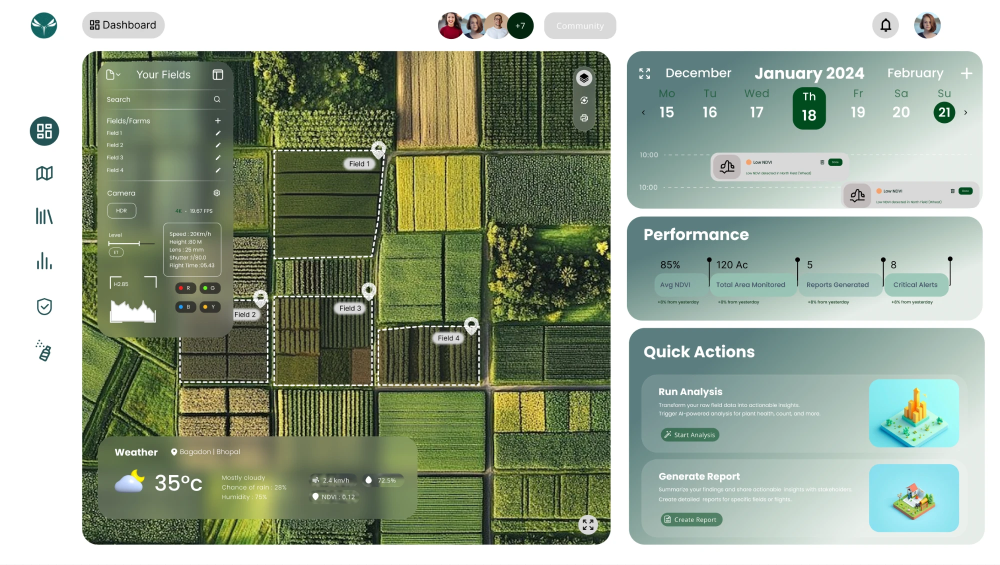
#> input picture references/dashboard/dashboard.webp, 2000 x 1130 px (shown at 1/2 size)
$ python make_field.py
#> lines starting #> are read from the running program, lines starting #| are printed output that depends on the picture; after the words box and inside, x2 and y2 are one past the last pixel; in counts of white or black regions, pixels touching at a corner belong together
#!/usr/bin/env python3
"""Sample-field images for the website's RGB / NDVI demo, from the aerial imagery in the Aviac dashboard screenshot.

RGB is the photo itself. NDVI is estimated from it (visible-band greenness, which tracks NDVI on this kind of scene),
mapped on the dashboard's NDVI ramp, with one stressed patch added that the RGB photo does not show.
The NDVI here is an illustration; real NDVI comes from the camera's red and NIR bands.
"""
import os
import numpy as np
from PIL import Image, ImageFilter

REPO = os.path.abspath(os.path.join(os.path.dirname(__file__), "..", ".."))
OUT = os.path.join(REPO, "website", "src", "assets", "img")
im = Image.open(os.path.join(REPO, "references", "dashboard", "dashboard.webp")).convert("RGB").crop((780, 250, 1145, 630))
im = im.resize((im.width * 3, im.height * 3), Image.LANCZOS).filter(ImageFilter.UnsharpMask(radius=2, percent=60, threshold=2))
#> im: PIL image 1095x1140 RGB
im.save(os.path.join(OUT, "field_rgb.jpg"), quality=88, optimize=True, progressive=True)
a = np.asarray(im).astype(np.float32) / 255.0
r, g, b = a[..., 0], a[..., 1], a[..., 2]
# vegetation signal for this RGB scene: green-dominant and not bright-yellow; dense canopy reads high, bare ground low
mx = np.maximum(np.maximum(r, g), b); mn = np.minimum(np.minimum(r, g), b)
#> after `mx = np.maximum(np.maximum(r, g), b)`:
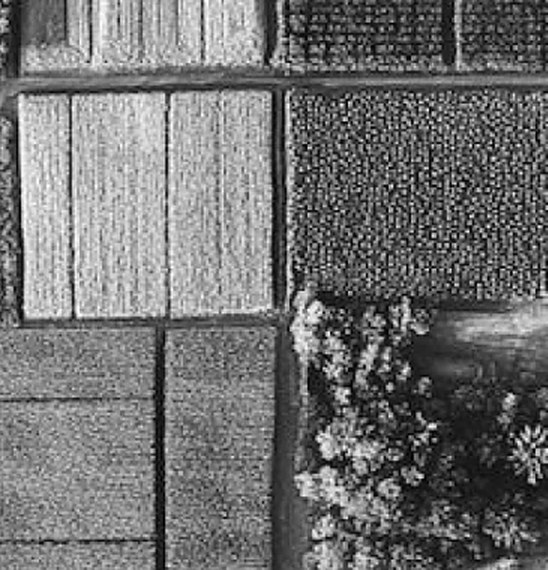
#> mx: shape (1140, 1095) float32 (shown at 1/2 size); min 0, max 1, mean 0.443
sat = (mx - mn) / (mx + 1e-3)
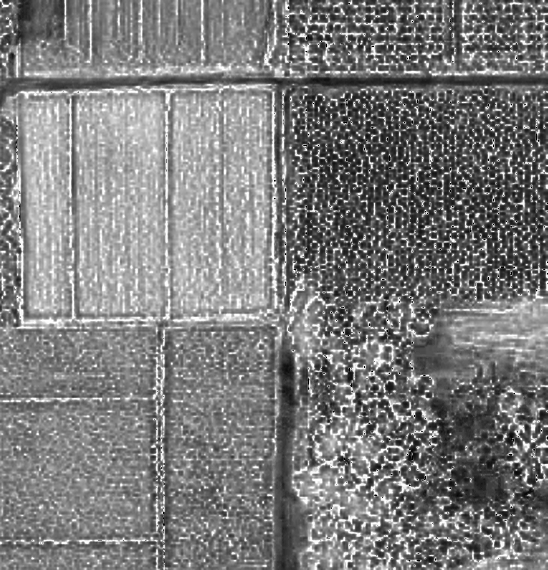
#> sat: shape (1140, 1095) float32 (shown at 1/2 size); min 0, max 0.998, mean 0.486
greenish = np.clip((g - r) / (g + r + 1e-3) * 4.0 + 0.5, 0, 1)    # 0 for brown/yellow, 1 for green
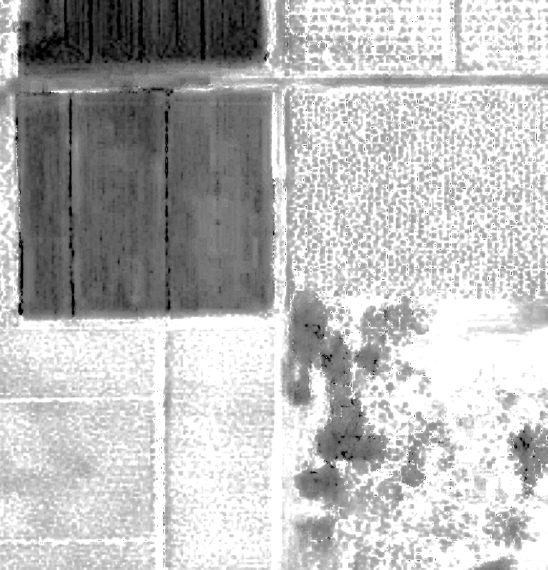
#> greenish: shape (1140, 1095) float32 (shown at 1/2 size); min 0, max 1, mean 0.729
v = np.clip(0.25 + 0.65 * greenish * (0.5 + 0.5 * sat) + 0.15 * (1 - mx), 0, 1)
v = np.where((r > 0.55) & (g > 0.55) & (b < 0.35), 0.48 + 0.1 * greenish, v)   # flowering mustard: moderate vigour
v = np.asarray(Image.fromarray((v * 255).astype(np.uint8)).filter(ImageFilter.GaussianBlur(3))).astype(np.float32) / 255.0
H, W = v.shape
#> H = 1140; W = 1095
yy, xx = np.mgrid[0:H, 0:W]
cx, cy, rad = W * 0.72, H * 0.30, W * 0.12                       # the stressed patch, inside the dark crop at top right
#> cx = 788.4; cy = 342; rad = 131.4
d = np.sqrt(((xx - cx) / rad) ** 2 + ((yy - cy) / (rad * 0.8)) ** 2)
v = v - 0.6 * np.clip(1 - d, 0, 1) ** 1.3
v = np.clip(v, 0, 1)
stops = [(0.10, (150, 92, 60)), (0.35, (214, 170, 70)), (0.55, (196, 205, 90)), (0.72, (96, 170, 78)), (0.92, (22, 104, 58))]
out = np.zeros((H, W, 3), np.float32)
for (a0, c0), (a1, c1) in zip(stops[:-1], stops[1:]):
    m = (v >= a0) & (v <= a1)
    k = ((v - a0) / (a1 - a0))[..., None]
    out[m] = (np.array(c0) + (np.array(c1) - np.array(c0)) * k)[m]
#> this loop made 4 passes
#> pass 1, `m = (v >= a0) & (v <= a1)`:
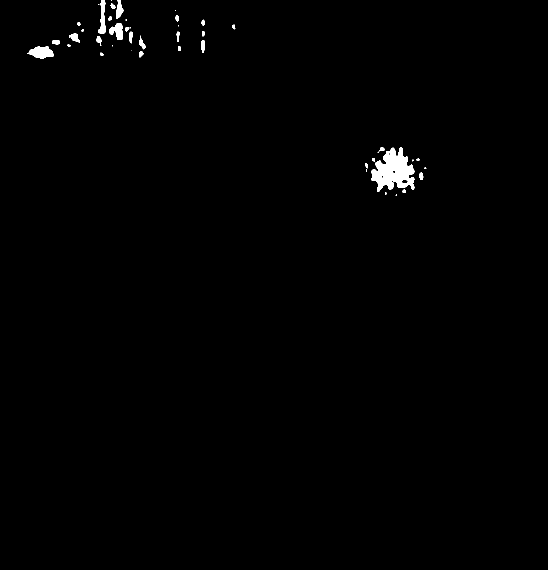
#> m: shape (1140, 1095) bool (shown at 1/2 size); 0.72% white; 46 white regions (15 under 20 px), largest, box (x1, y1, x2, y2) and area: (743, 294, 829, 384) 4593, (54, 92, 108, 118) 878, (196, 0, 211, 67) 589
#> pass 1, `k = ((v - a0) / (a1 - a0))[..., None]`:
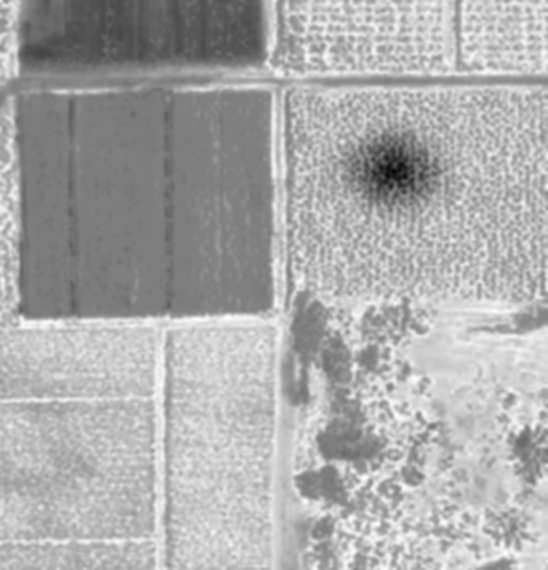
#> k: shape (1140, 1095, 1) float64 (shown at 1/2 size); min -0.118, max 3.49, mean 2.3; drawn with min black and max white
out[v < stops[0][0]] = stops[0][1]
out[v > stops[-1][0]] = stops[-1][1]
shade = (0.82 + 0.18 * (a.mean(axis=2) / max(1e-3, a.mean())))[..., None]   # keep the photo's texture under the colour
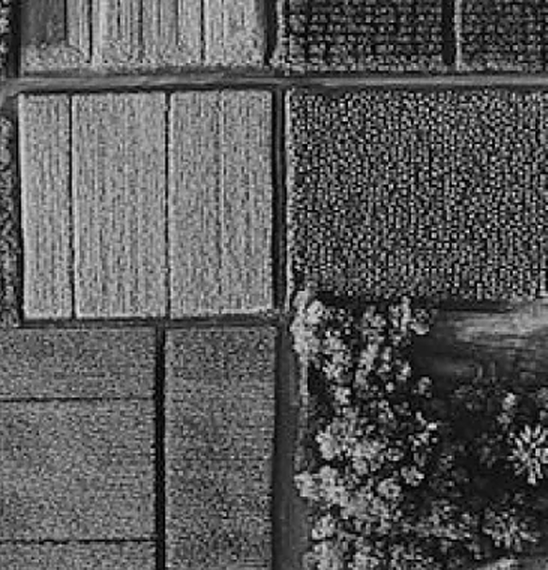
#> shade: shape (1140, 1095, 1) float32 (shown at 1/2 size); min 0.82, max 1.33, mean 1; drawn with min black and max white
Image.fromarray(np.clip(out * np.clip(shade, 0.7, 1.15), 0, 255).astype(np.uint8)).save(os.path.join(OUT, "field_ndvi.jpg"), quality=88, optimize=True, progressive=True)
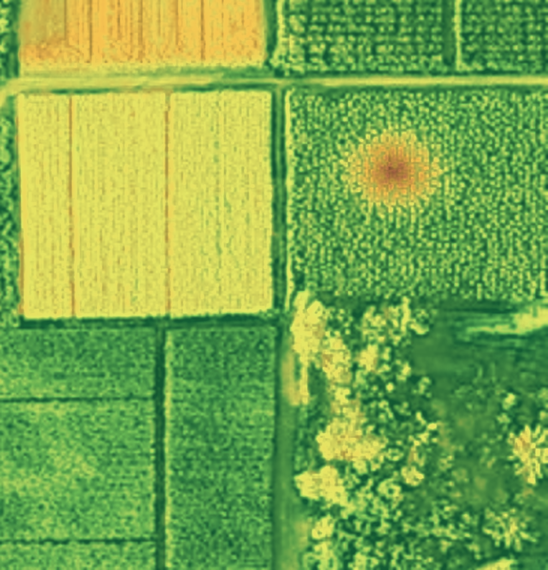
#> saved as field_ndvi.jpg: PIL image 1095x1140 RGB (shown at 1/2 size); mean R, G, B 123.7, 169.1, 77.1
print("field images", W, H, "patch at", round(cx / W, 2), round(cy / H, 2))
#| field images 1095 1140 patch at 0.72 0.3
